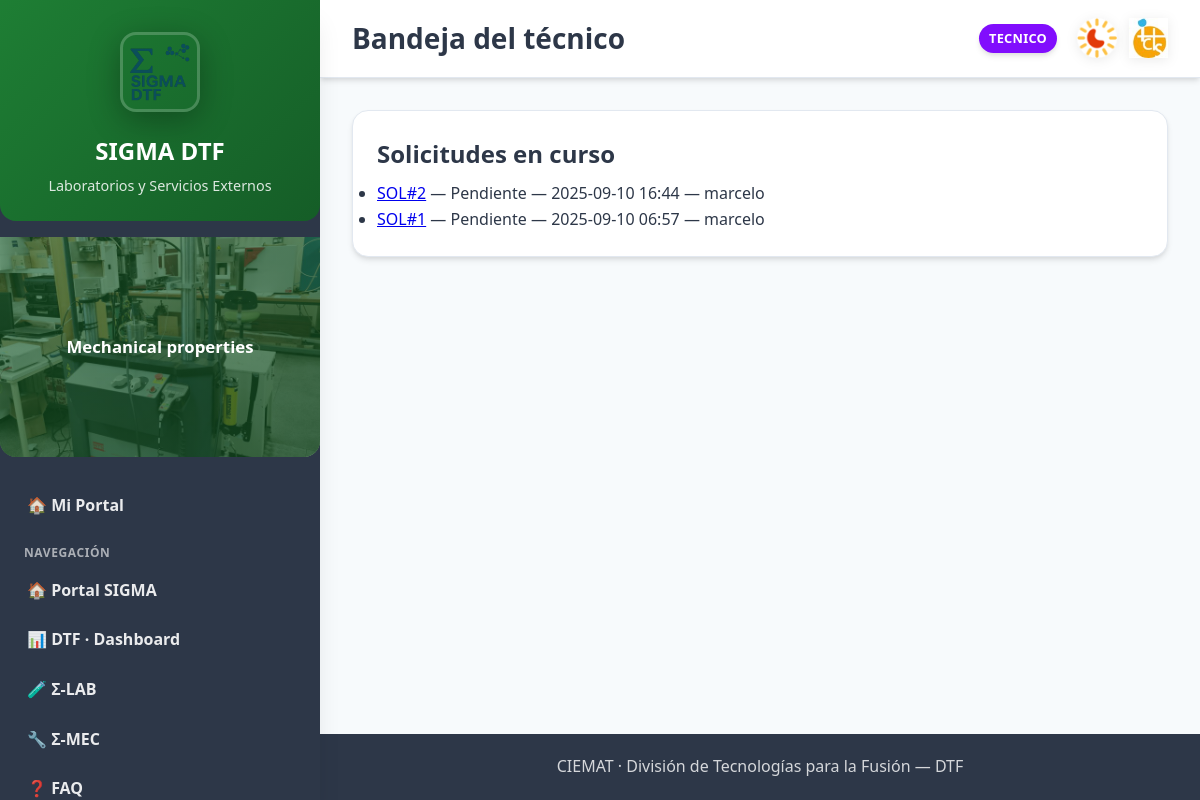
Before: /dtf/lab/requests/inbox/ (signed in) with the older database file.
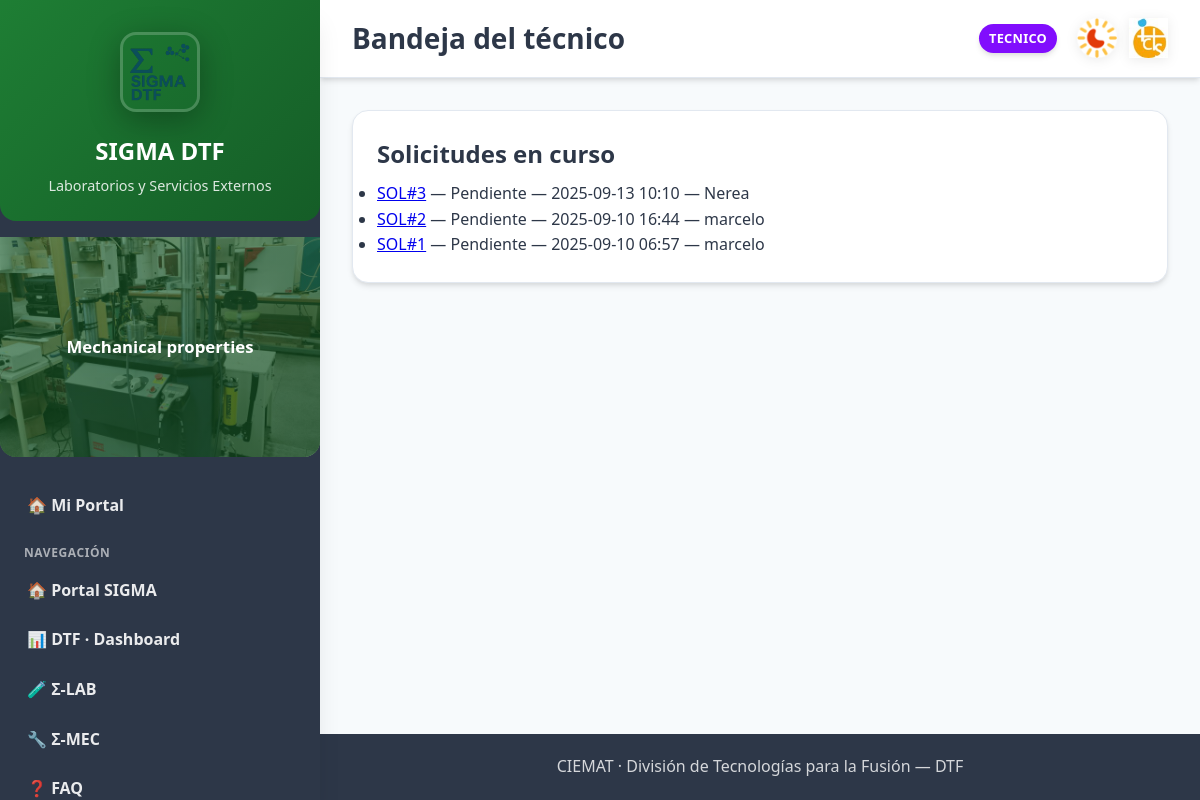
After: the same page with the newer database file.
### sigmalab/models.py (models this page shows, shortened)
class Solicitud(models.Model):
    class Estado(models.TextChoices):
        PENDIENTE  = "pendiente",  "Pendiente"
        ACEPTADA   = "aceptada",   "Aceptada"
        RECHAZADA  = "rechazada",  "Rechazada"
        EN_CURSO   = "en_curso",   "En curso"
        FINALIZADA = "finalizada", "Finalizada"
    solicitante = models.ForeignKey(
        settings.AUTH_USER_MODEL, on_delete=models.PROTECT, related_name="solicitudes"
    )
    tecnico_asignado = models.ForeignKey(
        settings.AUTH_USER_MODEL,
        on_delete=models.PROTECT,
        null=True,
        blank=True,
        related_name="solicitudes_asignadas",
    )
    material = models.CharField(max_length=200, blank=True)
    procedencia = models.CharField(max_length=200, blank=True)
    tratamiento_previo = models.CharField(max_length=200, blank=True)
    requisitos_finales = models.TextField(blank=True)
    observaciones = models.TextField(blank=True)
    corte = models.BooleanField(default=False)
    empastillado = models.BooleanField(default=False)
    lijado = models.BooleanField(default=False)
    pulido = models.BooleanField(default=False)
    electropulido = models.BooleanField(default=False)
    trat_quimico = models.BooleanField(default=False)
    trat_termico = models.BooleanField(default=False)
    estado = models.CharField(max_length=20, choices=Estado.choices, default=Estado.PENDIENTE)
    codigo_muestra = models.CharField(
        max_length=20, blank=True, null=True, help_text="Se puede asignar al aceptar (p.ej. 25-001)"
    )
    creado_en = models.DateTimeField(auto_now_add=True)
    actualizado_en = models.DateTimeField(auto_now=True)
    aceptado_en = models.DateTimeField(null=True, blank=True)
    finalizado_en = models.DateTimeField(null=True, blank=True)
    class Meta:
        ordering = ["-creado_en"]
        verbose_name = "Solicitud"
        verbose_name_plural = "Solicitudes"

### sigmalab/views_requests.py (the view)
# urls.py: path("requests/inbox/", req.bandeja_tecnico,  name="bandeja-tecnico"),
@user_passes_test_dtf(is_tecnico)
def bandeja_tecnico(request):
    qs = Solicitud.objects.filter(estado__in=["pendiente", "aceptada", "en_curso"]).order_by("estado","-creado_en")
    return render(request, "sigmalab/solicitudes/bandeja_tecnico.html", {"solicitudes": qs})

### icts/context_processors.py (called while the page is built)
def icts_ui(request):
    user = request.user
    role = ""
    if user.is_authenticated:
        if user.is_superuser:
            role = "Admin"
        elif user.groups.filter(name__iexact="managers").exists():
            role = "Manager"
        elif user.groups.filter(name__iexact="responsables").exists():
            role = "Responsable"
        elif user.groups.filter(name__iexact="revisores").exists():
            role = "Revisor"
        else:
            role = "Usuario"
    return {"icts_role_name": role}

### sigmalab/context_processors.py (called while the page is built)
def lab_role(request):
    role = None
    if request.user.is_authenticated:
        if (request.user.is_superuser
            or request.user.groups.filter(name="Técnicos Σ-LAB").exists()):
            role = "TECNICO"
        else:
            role = "USUARIO"
    return {"LAB_ROLE": role}

### sigmalab/utils.py (called while the page is built)
def is_tecnico(user):
    return user.is_authenticated and (user.is_staff or user.groups.filter(name="Técnicos Σ-LAB").exists())

### sigmalab/templates/sigmalab/solicitudes/bandeja_tecnico.html (shortened to what this page needs)
{% extends "base_dtf.html" %}
{% block page_title %}Bandeja del técnico{% endblock %}
{% block content %}
<div class="card">
  <h2 style="margin:0 0 .5rem">Solicitudes en curso</h2>
  <ul>
    {% for s in solicitudes %}
      <li>
        <a href="{% url 'sigmalab:detalle-solicitud' s.pk %}">SOL#{{ s.pk }}</a>
        — {{ s.get_estado_display }} — {{ s.creado_en|date:"Y-m-d H:i" }}
        — {{ s.solicitante.username }}
      </li>
    {% empty %}
      <li>No hay solicitudes.</li>
    {% endfor %}
  </ul>
</div>
{% endblock %}

Changed rows visible on the page:
added Solicitud: pk "3", estado "Pendiente", creado_en "2025-09-13 10:10", solicitante.username "Nerea"
